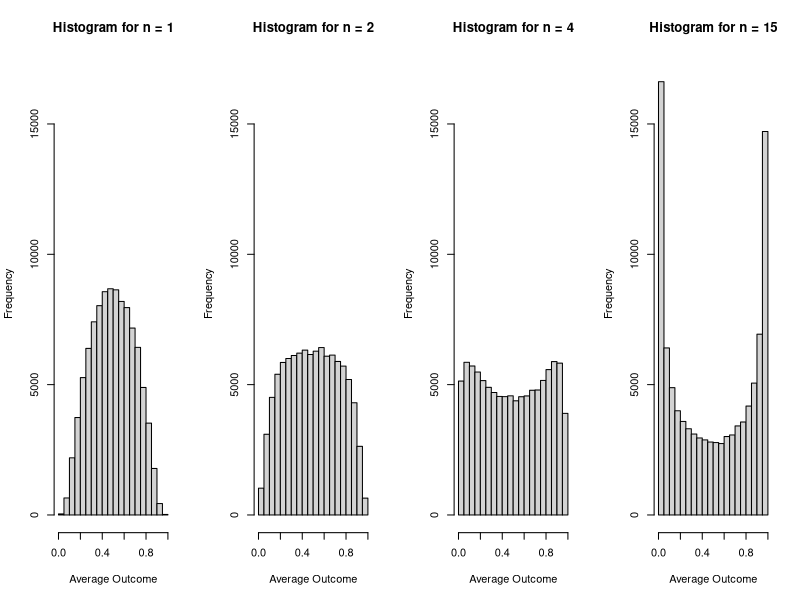

R code for this plot:

logistic_regression <- function(X){
  # get the matrix sizes
  n_pred = ncol(X)
  n_obs = nrow(X)
  
  # simulate beta values
  beta = rnorm(n_pred)
  
  # compute the p parameter of the bernoulli distribution
  p = plogis(X%*%beta) # 1 / (1 + exp(-X%*%beta))
  
  # then the y values
  y = rbinom(n_obs, size = 1, prob = p)
  
  # then take the mean
  ybar = mean(y)
  
  # and return it
  return(ybar)
}


set.seed(1928)
# declare parameters
M = 100000
p = 0.9
m = 100
n_pred = c(1, 2, 4, 15)
K = length(n_pred)
# rename the logistic_regression to match the terminology provided 
f <- logistic_regression
remove(logistic_regression)

# create the set of matrices described earlier: (1)
X <- sapply(n_pred, function(n){
  matrix(data = rbinom(n*m, size = 1, prob = p),
         nrow = m, ncol = n)
})

# then, create Y: k in [1, K], m in [1, M] : (2)
Y = matrix(rep(1:K, each = M), nrow = M, ncol = K, byrow = F)
# finally, populate this matrix: (3)
Ybar = apply(Y,  MARGIN = c(1,2), function(k){ f(X[[k]]) })
head(Ybar)

par(mfrow=c(1, K))

for (k in 1:K) {
  hist(Ybar[, k],  breaks=20, ylim=c(0,17000), 
       main=paste("Histogram for n =", n_pred[k]), xlab="Average Outcome", ylab="Frequency")
}


## no - if we want to infer on new data, i.e. use posterior as prior, 
## cromwell's rule is sad now. 
## it also tells me our fits are tending towards homogeneity. 
## the average is getting closer and closer to zero or one respectively. 
## this means the sums X^T B are getting closer and closer to +/- infinity
## it seems to me like this is an example of over-fitting
## this could be fixed by doing Cross-Validation (LOO-CV is used in machine learning
## and I imagine there are similar techniques for Bayesian LOO model fititng)
## doing this for each model in the step
## or spike-and-slab as we did previously, for selecting which predictors are
## actually relevant.

## animorph into a sideways crocodile
c(plogis(-Inf), plogis(Inf))
## Bayesian version of lasso maybe?
